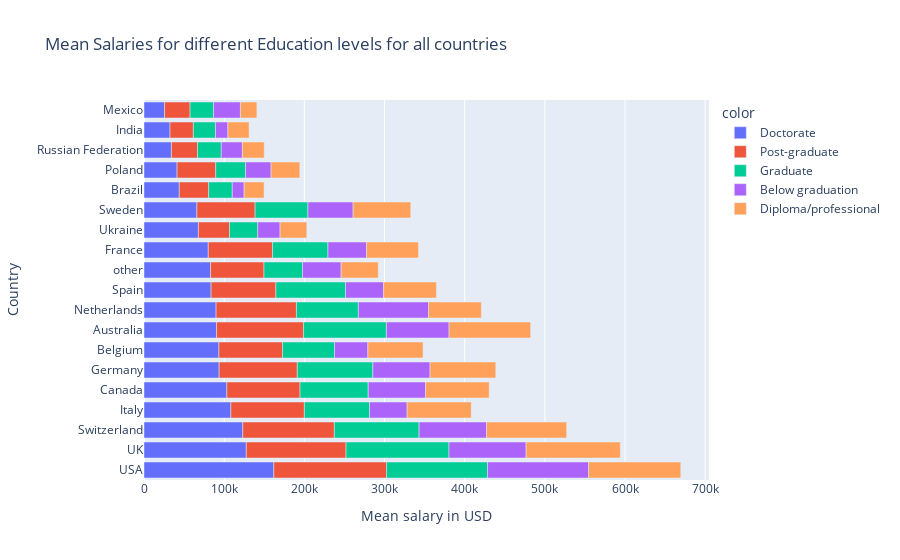

Notebook source saved alongside this figure:
### Code cell
d_bar = px.bar(x = d.salary,
                       y = d.Country,
                       color = d.EdLevel,
                       orientation = "h",
                       title = "Mean Salaries for different Education levels for all countries")

d_bar.update_layout(xaxis_title='Mean salary in USD', 
                            yaxis_title='Country')
d_bar.show()

### Figure 1 — Plotly figure (JSON) as saved in the notebook; plotly's stock layout.template omitted (floating-point values rounded to 4 significant figures)
{"data": [{"alignmentgroup": "True", "hovertemplate": "color=Doctorate<br>x=%{x}<br>y=%{y}<extra></extra>", "legendgroup": "Doctorate", "marker": {"color": "#636efa", "pattern": {"shape": ""}}, "name": "Doctorate", "offsetgroup": "Doctorate", "orientation": "h", "showlegend": true, "textposition": "auto", "type": "bar", "x": [161900.0, 127600.0, 123200.0, 108300.0, 103400.0, 93710.0, 93440.0, 90470.0, 89900.0, 83690.0, 83050.0, 80160.0, 67840.0, 65990.0, 43990.0, 41260.0, 34210.0, 32450.0, 25720.0], "xaxis": "x", "y": ["USA", "UK", "Switzerland", "Italy", "Canada", "Germany", "Belgium", "Australia", "Netherlands", "Spain", "other", "France", "Ukraine", "Sweden", "Brazil", "Poland", "Russian Federation", "India", "Mexico"], "yaxis": "y"}, {"alignmentgroup": "True", "hovertemplate": "color=Post-graduate<br>x=%{x}<br>y=%{y}<extra></extra>", "legendgroup": "Post-graduate", "marker": {"color": "#EF553B", "pattern": {"shape": ""}}, "name": "Post-graduate", "offsetgroup": "Post-graduate", "orientation": "h", "showlegend": true, "textposition": "auto", "type": "bar", "x": [140600.0, 124400.0, 114200.0, 108600.0, 100200.0, 97470.0, 91660.0, 91260.0, 80830.0, 80200.0, 79370.0, 72580.0, 66610.0, 48210.0, 38810.0, 36670.0, 32560.0, 31740.0, 29130.0], "xaxis": "x", "y": ["USA", "UK", "Switzerland", "Australia", "Netherlands", "Germany", "Italy", "Canada", "Spain", "France", "Belgium", "Sweden", "other", "Poland", "Ukraine", "Brazil", "Russian Federation", "Mexico", "India"], "yaxis": "y"}, {"alignmentgroup": "True", "hovertemplate": "color=Graduate<br>x=%{x}<br>y=%{y}<extra></extra>", "legendgroup": "Graduate", "marker": {"color": "#00cc96", "pattern": {"shape": ""}}, "name": "Graduate", "offsetgroup": "Graduate", "orientation": "h", "showlegend": true, "textposition": "auto", "type": "bar", "x": [128400.0, 125900.0, 105700.0, 103300.0, 94270.0, 86780.0, 85060.0, 81350.0, 77250.0, 69060.0, 65940.0, 64880.0, 48090.0, 37250.0, 35250.0, 29610.0, 29450.0, 29350.0, 27560.0], "xaxis": "x", "y": ["UK", "USA", "Switzerland", "Australia", "Germany", "Spain", "Canada", "Italy", "Netherlands", "France", "Sweden", "Belgium", "other", "Poland", "Ukraine", "Russian Federation", "Brazil", "Mexico", "India"], "yaxis": "y"}, {"alignmentgroup": "True", "hovertemplate": "color=Below graduation<br>x=%{x}<br>y=%{y}<extra></extra>", "legendgroup": "Below graduation", "marker": {"color": "#ab63fa", "pattern": {"shape": ""}}, "name": "Below graduation", "offsetgroup": "Below graduation", "orientation": "h", "showlegend": true, "textposition": "auto", "type": "bar", "x": [126100.0, 96150.0, 87470.0, 84110.0, 78140.0, 71520.0, 71320.0, 56290.0, 48230.0, 48110.0, 47580.0, 46800.0, 41530.0, 33440, 31730.0, 27770.0, 26290.0, 15480.0, 14790.0], "xaxis": "x", "y": ["USA", "UK", "Netherlands", "Switzerland", "Australia", "Canada", "Germany", "Sweden", "France", "other", "Spain", "Italy", "Belgium", "Mexico", "Poland", "Ukraine", "Russian Federation", "India", "Brazil"], "yaxis": "y"}, {"alignmentgroup": "True", "hovertemplate": "color=Diploma/professional <br>x=%{x}<br>y=%{y}<extra></extra>", "legendgroup": "Diploma/professional ", "marker": {"color": "#FFA15A", "pattern": {"shape": ""}}, "name": "Diploma/professional ", "offsetgroup": "Diploma/professional ", "orientation": "h", "showlegend": true, "textposition": "auto", "type": "bar", "x": [117500.0, 114900.0, 101700.0, 99920.0, 82010.0, 79950.0, 79310.0, 71880.0, 68840.0, 65900.0, 65810.0, 64740.0, 46280.0, 35930.0, 33340.0, 27270.0, 26430.0, 24840.0, 20560.0], "xaxis": "x", "y": ["UK", "USA", "Australia", "Switzerland", "Germany", "Italy", "Canada", "Sweden", "Belgium", "Netherlands", "Spain", "France", "other", "Poland", "Ukraine", "Russian Federation", "India", "Brazil", "Mexico"], "yaxis": "y"}], "layout": {"barmode": "relative", "legend": {"title": {"text": "color"}, "tracegroupgap": 0}, "title": {"text": "Mean Salaries for different Education levels for all countries"}, "xaxis": {"anchor": "y", "domain": [0, 1], "title": {"text": "Mean salary in USD"}}, "yaxis": {"anchor": "x", "domain": [0, 1], "title": {"text": "Country"}}}}
